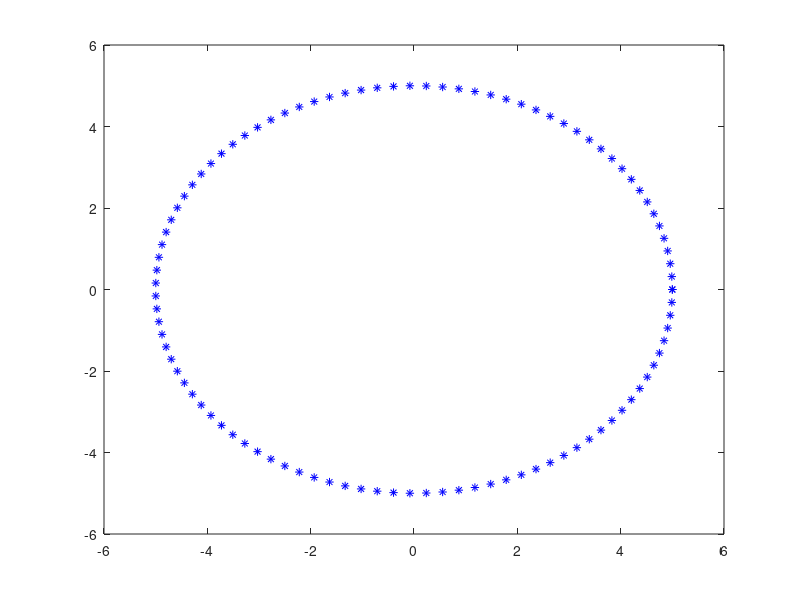

Source code (MATLAB):
%% Circle: Plot a circle and see what happens
%
function [passed, msg] = test()

    ax = axes;
    % Plot 1: Plot 100 points
    r = 5;
    th = linspace(0, 2 * pi);
    xx = r * cos(th);
    yy = r * sin(th);
    
    % First
    plot(xx, yy, 'b*');
    try
        p1 = Plot(ax);
    catch e
        passed = false;
        msg = sprintf('Expected success; got "%s"', e.identifier);
        return;
    end
    ax = axes;
    hold on;
    for i = 1:numel(xx)
        plot(xx(i), yy(i), 'b*');
    end
    try
        p2 = Plot(ax);
    catch e
        passed = false;
        msg = sprintf('Expected success; got "%s"', e.identifier);
        return;
    end
    
    if ~p1.equals(p2)
        passed = false;
        msg = 'Expected equality; got inequality';
    else
        passed = true;
        msg = 'Different circles compare equal';
    end
end